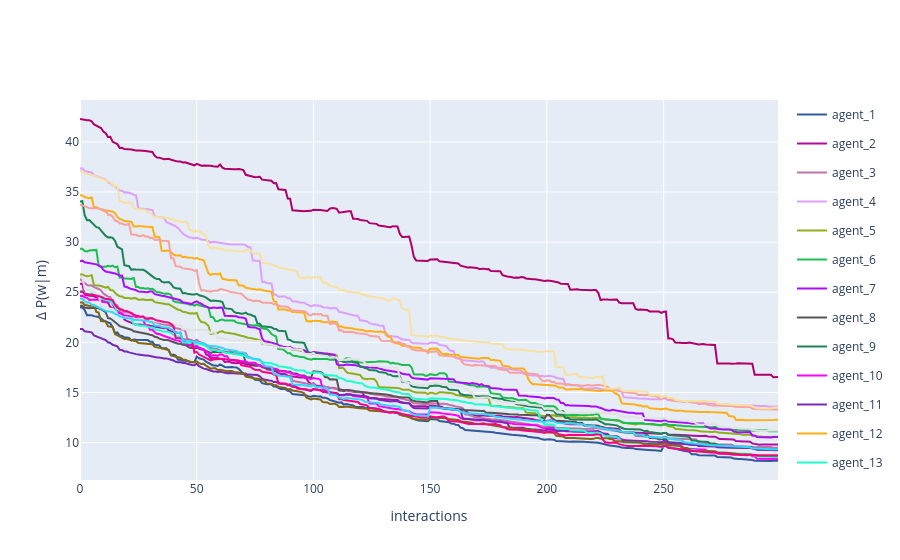

Source (notebook cell):
### Code cell
fig = multi_agent_update_plot_from_df(vocab_dif)
fig.update_layout(
    # title='Dyadic interaction in a random environment',
    yaxis_title='Δ P(w|m)',
    xaxis_title='interactions'
)
fig.show()

### Figure 1 — Plotly figure (JSON) as saved in the notebook; plotly's stock layout.template omitted (floating-point values rounded to 4 significant figures; data arrays with more than 128 entries replaced by an {"elided": "..."} marker saying what was removed)
{"data": [{"legendgroup": "agent_1", "line": {"color": "#325A9B"}, "mode": "lines", "name": "agent_1", "showlegend": true, "x": {"elided": "300 int values"}, "y": {"elided": "300 float values"}, "type": "scatter"}, {"legendgroup": "agent_2", "line": {"color": "#B10DA1"}, "mode": "lines", "name": "agent_2", "showlegend": true, "x": {"elided": "300 int values"}, "y": {"elided": "300 float values"}, "type": "scatter"}, {"legendgroup": "agent_3", "line": {"color": "#C075A6"}, "mode": "lines", "name": "agent_3", "showlegend": true, "x": {"elided": "300 int values"}, "y": {"elided": "300 float values"}, "type": "scatter"}, {"legendgroup": "agent_4", "line": {"color": "#DEA0FD"}, "mode": "lines", "name": "agent_4", "showlegend": true, "x": {"elided": "300 int values"}, "y": {"elided": "300 float values"}, "type": "scatter"}, {"legendgroup": "agent_5", "line": {"color": "#90AD1C"}, "mode": "lines", "name": "agent_5", "showlegend": true, "x": {"elided": "300 int values"}, "y": {"elided": "300 float values"}, "type": "scatter"}, {"legendgroup": "agent_6", "line": {"color": "#1CBE4F"}, "mode": "lines", "name": "agent_6", "showlegend": true, "x": {"elided": "300 int values"}, "y": {"elided": "300 float values"}, "type": "scatter"}, {"legendgroup": "agent_7", "line": {"color": "#AA0DFE"}, "mode": "lines", "name": "agent_7", "showlegend": true, "x": {"elided": "300 int values"}, "y": {"elided": "300 float values"}, "type": "scatter"}, {"legendgroup": "agent_8", "line": {"color": "#565656"}, "mode": "lines", "name": "agent_8", "showlegend": true, "x": {"elided": "300 int values"}, "y": {"elided": "300 float values"}, "type": "scatter"}, {"legendgroup": "agent_9", "line": {"color": "#1C8356"}, "mode": "lines", "name": "agent_9", "showlegend": true, "x": {"elided": "300 int values"}, "y": {"elided": "300 float values"}, "type": "scatter"}, {"legendgroup": "agent_10", "line": {"color": "#FE00FA"}, "mode": "lines", "name": "agent_10", "showlegend": true, "x": {"elided": "300 int values"}, "y": {"elided": "300 float values"}, "type": "scatter"}, {"legendgroup": "agent_11", "line": {"color": "#782AB6"}, "mode": "lines", "name": "agent_11", "showlegend": true, "x": {"elided": "300 int values"}, "y": {"elided": "300 float values"}, "type": "scatter"}, {"legendgroup": "agent_12", "line": {"color": "#FEAF16"}, "mode": "lines", "name": "agent_12", "showlegend": true, "x": {"elided": "300 int values"}, "y": {"elided": "300 float values"}, "type": "scatter"}, {"legendgroup": "agent_13", "line": {"color": "#1CFFCE"}, "mode": "lines", "name": "agent_13", "showlegend": true, "x": {"elided": "300 int values"}, "y": {"elided": "300 float values"}, "type": "scatter"}, {"legendgroup": "agent_14", "line": {"color": "#E2E2E2"}, "mode": "lines", "name": "agent_14", "showlegend": true, "x": {"elided": "300 int values"}, "y": {"elided": "300 float values"}, "type": "scatter"}, {"legendgroup": "agent_15", "line": {"color": "#F8A19F"}, "mode": "lines", "name": "agent_15", "showlegend": true, "x": {"elided": "300 int values"}, "y": {"elided": "300 float values"}, "type": "scatter"}, {"legendgroup": "agent_16", "line": {"color": "#B00068"}, "mode": "lines", "name": "agent_16", "showlegend": true, "x": {"elided": "300 int values"}, "y": {"elided": "300 float values"}, "type": "scatter"}, {"legendgroup": "agent_17", "line": {"color": "#85660D"}, "mode": "lines", "name": "agent_17", "showlegend": true, "x": {"elided": "300 int values"}, "y": {"elided": "300 float values"}, "type": "scatter"}, {"legendgroup": "agent_18", "line": {"color": "#FA0087"}, "mode": "lines", "name": "agent_18", "showlegend": true, "x": {"elided": "300 int values"}, "y": {"elided": "300 float values"}, "type": "scatter"}, {"legendgroup": "agent_19", "line": {"color": "#2ED9FF"}, "mode": "lines", "name": "agent_19", "showlegend": true, "x": {"elided": "300 int values"}, "y": {"elided": "300 float values"}, "type": "scatter"}, {"legendgroup": "agent_20", "line": {"color": "#F7E1A0"}, "mode": "lines", "name": "agent_20", "showlegend": true, "x": {"elided": "300 int values"}, "y": {"elided": "300 float values"}, "type": "scatter"}], "layout": {"yaxis": {"title": {"text": "Δ P(w|m)"}}, "xaxis": {"title": {"text": "interactions"}}}}
